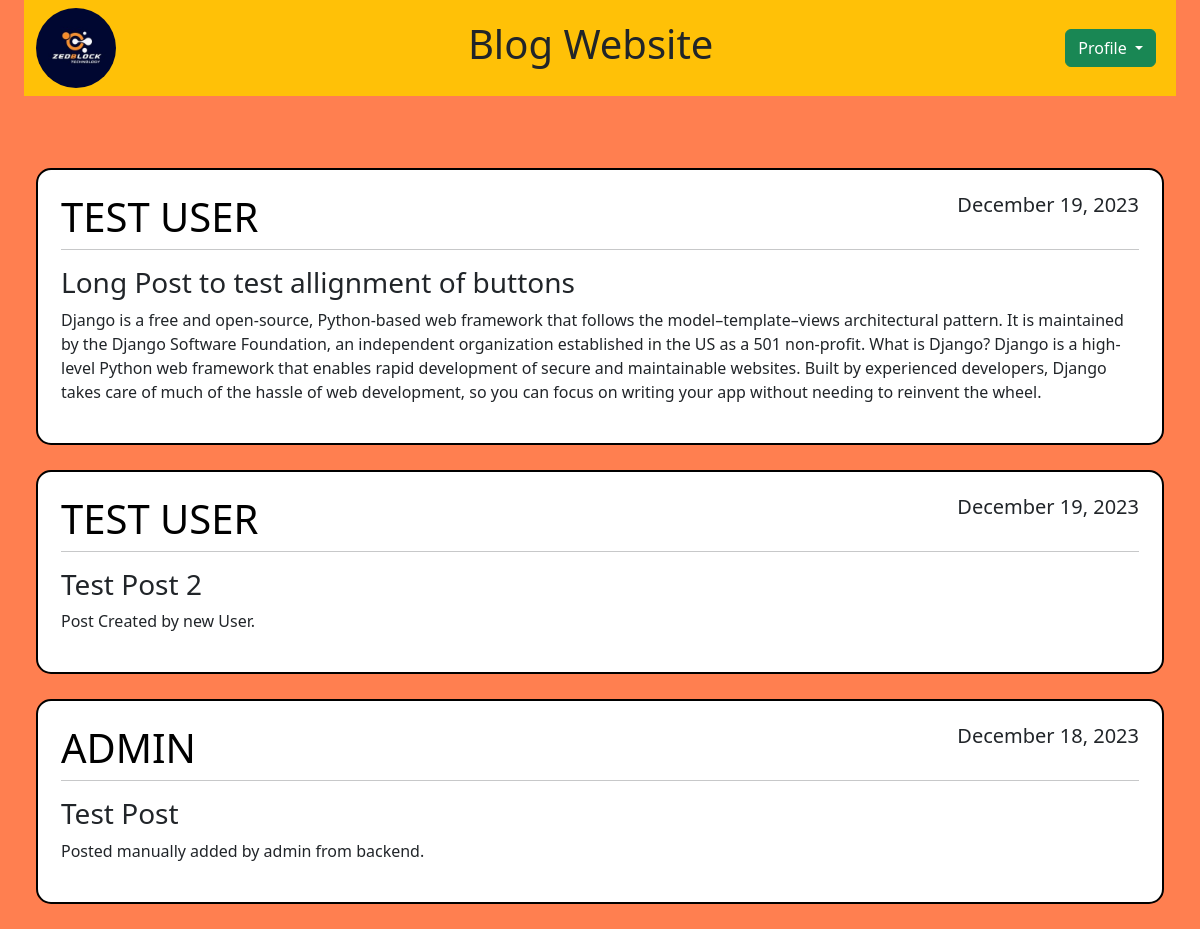
/home/, run on the app's committed database.
### blog_app/models.py (models this page shows, shortened)
class Post(models.Model):
    title = models.CharField(max_length=100)
    content = models.TextField()
    date_posted = models.DateTimeField(default=timezone.now)
    author = models.ForeignKey(User, on_delete=models.CASCADE)

### blog_app/views.py (the view)
# urls.py: path('home/', views.home_page),
def home_page(request):
    context = {
        'posts': Post.objects.all().order_by('date_posted').reverse()
    }
    return render(request, 'blog_app/home_page.html', context)

### blog_app/templates/blog_app/home_page.html (shortened to what this page needs)
{% extends 'blog_app/base.html' %}
{% block content %}
{% load static %}
<div class="container custom-container">
    <nav class="navbar navbar-light bg-warning">
        <div class="container-fluid">
            <a href="/home"><img class="rounded-circle" src="{% static 'image/logo.png' %}" alt="" height="80"></a>
            <h1>Blog Website</h1>
            <form class="form-inline my-2 my-lg-0">
                <div class="dropdown me-2">
                    <button class="btn btn-success dropdown-toggle" type="button" id="dropdownMenuButton" data-bs-toggle="dropdown" aria-haspopup="true" aria-expanded="false">
                        Profile
                    </button>
                </div>
            </form>
        </div>
    </nav>
    <br><br><br>
    <div class="container custom-container" style="max-width: 1350px ; ">
        {% for post in posts %}
        <article class="media content-section">
            <div class="media-body" style="border:2px solid #000000; border-radius:15px ; background-color:#ffffff; padding: 23px; margin-bottom: 25px;">
                <div class="article-metadata">
                    <h1 class="text-uppercase" style="text-align:left;float:left; color: #000000;">{{ post.author }}</h1>
                    <h5 style="text-align:right;float:right;">{{ post.date_posted|date:"F d, Y" }}</h5>
                    <hr style="clear:both;" />
                </div>
                <h3>{{ post.title }}</h3>
                <p>{{ post.content }}</p>
            </div>
        </article>
        {% endfor %}
    </div>
</div>
{% endblock %}

### blog_app/templates/blog_app/base.html (style rules this page uses)
body { background-color: coral; }
.custom-container { max-width: 1350px; }

### data on the page
Post: author "TEST USER", date_posted "December 19, 2023", title "Long Post to test allignment of buttons", content "Django is a free and open-source, Python-based web framework that follows the model–template–views architectural pattern. It is maintained by the Django Software Foundation, an independent organization established in the US as a 501 non-profit. What is Django? Django is a high-level Python web framework that enables rapid development of secure and maintainable websites. Built by experienced developers, Django takes care of much of the hassle of web development, so you can focus on writing your app without needing to reinvent the wheel."
Post: author "TEST USER", date_posted "December 19, 2023", title "Test Post 2", content "Post Created by new User."
Post: author "ADMIN", date_posted "December 18, 2023", title "Test Post", content "Posted manually added by admin from backend."
